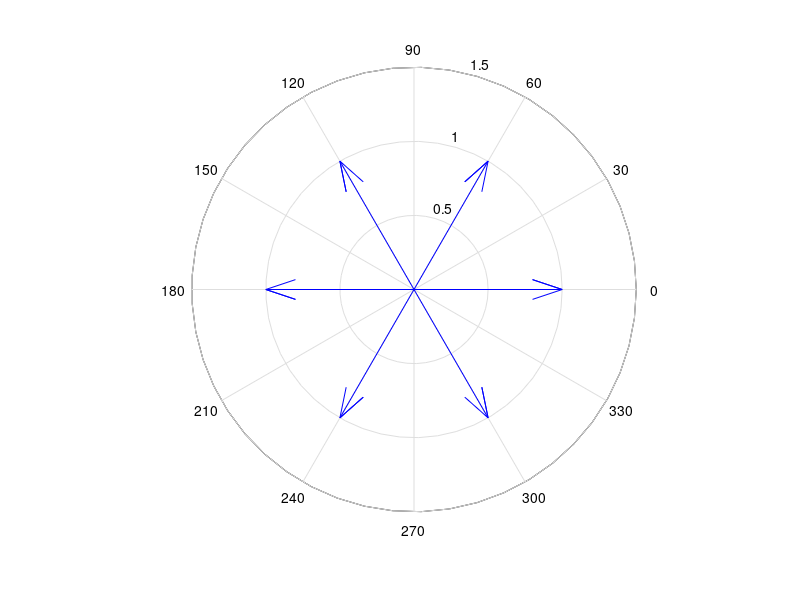
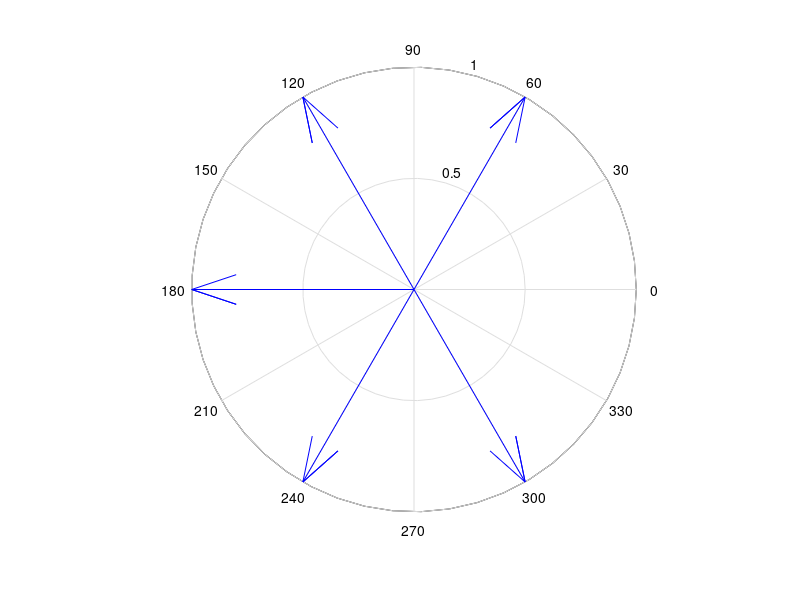
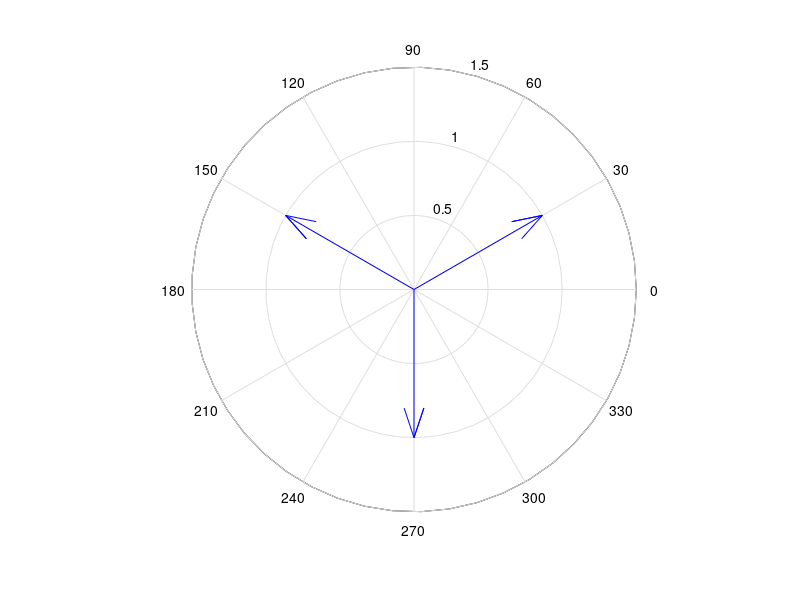

Here is the MATLAB script that generated these plots, in order:
zp=[4 0 0 0 -4];
np1 = [1 -2];
np2 = [1 2];
np=conv(np1,np2);
r=roots(zp);
[ qp, rp1 ] = deconv( zp, np);
[ r1, xP, g ] = residue( rp1, np); 
a21=[2];
a22=[1 0 -1];
[ r1a, xPa, ga ] = residue( a21, a22); 
b21=[2 3];
b22=[1 3 2];
[ r1b, xPb, gb ] = residue( b21, b22); 
c21=[1 1 1 2];
c22=[1 0 3 0 2];
[ r1c, xPc, gc ] = residue( c21, c22); 
d21=[2 -14 14 30];
d22=[1 0 -4];
[ qpd, rpd ] = deconv( d21, d22);
[ r1d, xPd, gd ] = residue( rpd, d22); 
a3=[1 0 0 0 0 0 -1 0];
na3=roots(a3);
figure(1), compass(na3);
b3=[1 1 1 1 1 1];
nb3=roots(b3);
figure(2), compass(nb3);
c3=[1 0 0 -1i];
nc3=roots(c3);
figure(3), compass(nc3);



